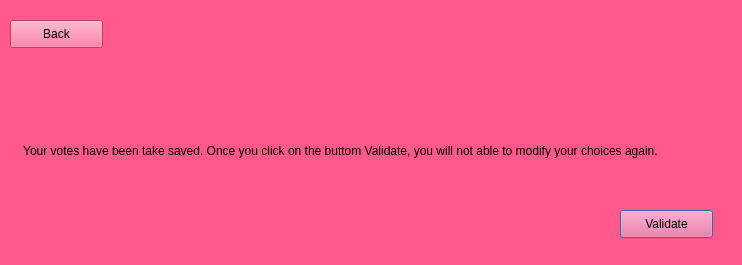
<?xml version="1.0" encoding="UTF-8"?>
<ui version="4.0">
 <class>Dialog</class>
 <widget class="QDialog" name="Dialog">
  <property name="geometry">
   <rect>
    <x>0</x>
    <y>0</y>
    <width>742</width>
    <height>265</height>
   </rect>
  </property>
  <property name="windowTitle">
   <string>Dialog</string>
  </property>
  <widget class="QWidget" name="widget" native="true">
   <property name="geometry">
    <rect>
     <x>0</x>
     <y>0</y>
     <width>1200</width>
     <height>800</height>
    </rect>
   </property>
   <property name="styleSheet">
    <string notr="true">alternate-background-color: qlineargradient(spread:pad, x1:0, y1:0, x2:1, y2:0, stop:0 rgba(0, 0, 0, 255), stop:1 rgba(255, 255, 255, 255));
background-color: rgb(255, 88, 141);</string>
   </property>
   <widget class="QLabel" name="label_5">
    <property name="geometry">
     <rect>
      <x>470</x>
      <y>430</y>
      <width>221</width>
      <height>20</height>
     </rect>
    </property>
    <property name="styleSheet">
     <string notr="true">font: 12pt &quot;MS Shell Dlg 2&quot;;
color: rgb(255, 0, 0);
color: rgb(255, 0, 0);</string>
    </property>
    <property name="text">
     <string/>
    </property>
   </widget>
   <widget class="QLabel" name="label_3">
    <property name="geometry">
     <rect>
      <x>20</x>
      <y>130</y>
      <width>701</width>
      <height>41</height>
     </rect>
    </property>
    <property name="text">
     <string> Your votes have been take saved. Once you click on the buttom Validate, you will not able to modify your choices again.</string>
    </property>
   </widget>
   <widget class="QPushButton" name="pushButton">
    <property name="geometry">
     <rect>
      <x>620</x>
      <y>210</y>
      <width>93</width>
      <height>28</height>
     </rect>
    </property>
    <property name="text">
     <string>Validate</string>
    </property>
   </widget>
   <widget class="QPushButton" name="pushButton_2">
    <property name="geometry">
     <rect>
      <x>10</x>
      <y>20</y>
      <width>93</width>
      <height>28</height>
     </rect>
    </property>
    <property name="text">
     <string>Back</string>
    </property>
   </widget>
  </widget>
 </widget>
 <resources/>
 <connections/>
</ui>
